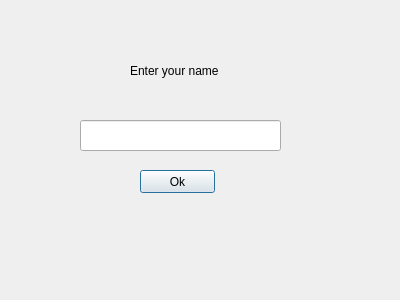
<?xml version="1.0" encoding="UTF-8"?>
<ui version="4.0">
 <class>Dialog</class>
 <widget class="QDialog" name="Dialog">
  <property name="geometry">
   <rect>
    <x>0</x>
    <y>0</y>
    <width>400</width>
    <height>300</height>
   </rect>
  </property>
  <property name="windowTitle">
   <string>Dialog</string>
  </property>
  <widget class="QPushButton" name="Button_Ok_Name">
   <property name="geometry">
    <rect>
     <x>140</x>
     <y>170</y>
     <width>75</width>
     <height>23</height>
    </rect>
   </property>
   <property name="text">
    <string>Ok</string>
   </property>
  </widget>
  <widget class="QLabel" name="label">
   <property name="geometry">
    <rect>
     <x>130</x>
     <y>50</y>
     <width>101</width>
     <height>41</height>
    </rect>
   </property>
   <property name="text">
    <string>Enter your name</string>
   </property>
  </widget>
  <widget class="QLineEdit" name="lineEdit">
   <property name="geometry">
    <rect>
     <x>80</x>
     <y>120</y>
     <width>201</width>
     <height>31</height>
    </rect>
   </property>
  </widget>
 </widget>
 <resources/>
 <connections/>
</ui>
